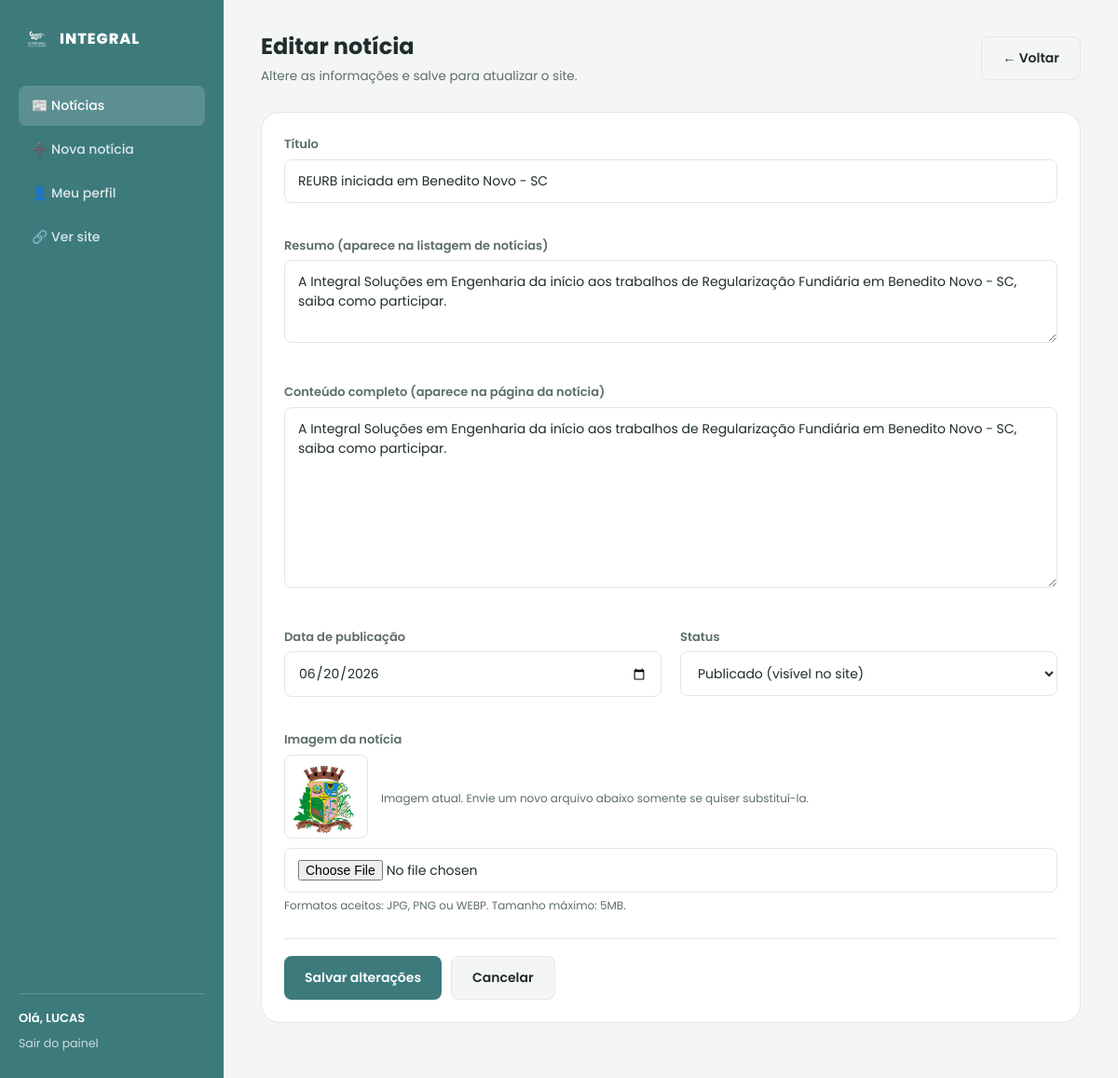
/admin/noticia-form.php?id=2 (signed in), run on the app's committed database.
### tables this page shows
CREATE TABLE noticias (
            id INTEGER PRIMARY KEY AUTOINCREMENT,
            titulo TEXT NOT NULL,
            slug TEXT NOT NULL UNIQUE,
            resumo TEXT NOT NULL,
            conteudo TEXT NOT NULL,
            imagem TEXT,
            status TEXT NOT NULL DEFAULT 'publicado', -- 'publicado' | 'rascunho'
            data_publicacao TEXT NOT NULL,
            created_at TEXT NOT NULL DEFAULT CURRENT_TIMESTAMP,
            updated_at TEXT NOT NULL DEFAULT CURRENT_TIMESTAMP
        );

### includes/noticias.php (called while the page is built, shortened)
<?php
function buscarNoticiaPorId(int $id): ?array
{
    $pdo = db();
    $stmt = $pdo->prepare('SELECT * FROM noticias WHERE id = ?');
    $stmt->execute([$id]);
    $row = $stmt->fetch();
    return $row ?: null;
}
function e(?string $valor): string
{
    return htmlspecialchars($valor ?? '', ENT_QUOTES, 'UTF-8');
}

### admin/includes/auth.php (called while the page is built, shortened)
<?php
function authAssinar(string $dados): string
{
    return hash_hmac('sha256', $dados, AUTH_SECRET);
}
function authDoCookie(): ?array
{
    $partes = explode('.', $_COOKIE[AUTH_COOKIE_NAME], 2);
    [$dadosB64, $assinatura] = $partes;
    $dados = base64_decode($dadosB64, true);
    $campos = explode('|', $dados);
    [$adminId, $username, $exp] = $campos;
    return ['id' => (int) $adminId, 'username' => $username];
}
function adminLogado(): ?array
{
    $dadosCookie = authDoCookie();
    $pdo = db();
    $stmt = $pdo->prepare('SELECT id, username FROM admins WHERE id = ?');
    $stmt->execute([$dadosCookie['id']]);
    $admin = $stmt->fetch();
    return $admin ?: null;
}
function exigirLogin(): array
{
    $admin = adminLogado();
    return $admin;
}

### admin/noticia-form.php (the view, shortened to what this page needs)
<?php
require_once __DIR__ . '/../includes/noticias.php';
require_once __DIR__ . '/includes/auth.php';
$admin = exigirLogin();
$id = isset($_GET['id']) ? (int) $_GET['id'] : (isset($_POST['id']) ? (int) $_POST['id'] : null);
$noticiaExistente = $id ? buscarNoticiaPorId($id) : null;
$ehEdicao = $noticiaExistente !== null;
$valores = [
    'titulo' => $noticiaExistente['titulo'] ?? '',
    'resumo' => $noticiaExistente['resumo'] ?? '',
    'conteudo' => $noticiaExistente['conteudo'] ?? '',
    'status' => $noticiaExistente['status'] ?? 'publicado',
    'data_publicacao' => $noticiaExistente['data_publicacao'] ?? date('Y-m-d'),
];
$activePage = $ehEdicao ? 'noticias' : 'nova';
require __DIR__ . '/includes/layout_header.php';
?>
<div class="topbar">
  <div>
    <h1><?= $ehEdicao ? 'Editar notícia' : 'Nova notícia' ?></h1>
    <p><?= $ehEdicao ? 'Altere as informações e salve para atualizar o site.' : 'Preencha os campos abaixo para publicar uma nova notícia.' ?></p>
  </div>
  <a href="index.php" class="btn btn-secondary">← Voltar</a>
</div>
<div class="panel">
  <div class="panel-body">
    <form method="post" enctype="multipart/form-data" novalidate>
      <div class="form-grid">
        <div class="field full">
          <label for="titulo">Título</label>
          <input type="text" id="titulo" name="titulo" required value="<?= e($valores['titulo']) ?>" placeholder="Ex.: REURB iniciada em Benedito Novo - SC">
        </div>
        <div class="field full">
          <label for="resumo">Resumo (aparece na listagem de notícias)</label>
          <textarea id="resumo" name="resumo" rows="3" required placeholder="Um resumo curto de 1 a 2 frases."><?= e($valores['resumo']) ?></textarea>
        </div>
        <div class="field full">
          <label for="conteudo">Conteúdo completo (aparece na página da notícia)</label>
          <textarea id="conteudo" name="conteudo" rows="8" required placeholder="Texto completo da notícia."><?= e($valores['conteudo']) ?></textarea>
        </div>
        <div class="field">
          <label for="data_publicacao">Data de publicação</label>
          <input type="date" id="data_publicacao" name="data_publicacao" required value="<?= e($valores['data_publicacao']) ?>">
        </div>
        <div class="field">
          <label for="status">Status</label>
          <select id="status" name="status">
            <option value="publicado" <?= $valores['status'] === 'publicado' ? 'selected' : '' ?>>Publicado (visível no site)</option>
          </select>
        </div>
        <div class="field full">
          <label for="imagem">Imagem da notícia</label>
          <?php if ($ehEdicao && !empty($noticiaExistente['imagem'])): ?>
            <div class="current-image">
              <img src="../<?= e($noticiaExistente['imagem']) ?>" alt="">
              <span class="help-text">Imagem atual. Envie um novo arquivo abaixo somente se quiser substituí-la.</span>
            </div>
          <?php endif; ?>
          <input type="file" id="imagem" name="imagem" accept=".jpg,.jpeg,.png,.webp">
          <p class="help-text">Formatos aceitos: JPG, PNG ou WEBP. Tamanho máximo: 5MB.</p>
        </div>
      </div>
      <div class="form-actions">
        <button type="submit" class="btn btn-primary"><?= $ehEdicao ? 'Salvar alterações' : 'Publicar notícia' ?></button>
        <a href="index.php" class="btn btn-secondary">Cancelar</a>
      </div>
    </form>
  </div>
</div>
<?php require __DIR__ . '/includes/layout_footer.php'; ?>

### admin/includes/layout_header.php (shortened to what this page needs)
<!DOCTYPE html>
<html lang="pt-BR">
<head>
<link rel="stylesheet" href="assets/admin.css">
</head>
<body>
<div class="admin-shell">
  <aside class="sidebar">
    <div class="brand">
      <img src="../images/logo-integral-white.png" alt="Integral">
      <span>INTEGRAL</span>
    </div>
    <nav>
      <a href="index.php" class="<?= $activePage === 'noticias' ? 'active' : '' ?>">📰 Notícias</a>
      <a href="noticia-form.php" class="<?= $activePage === 'nova' ? 'active' : '' ?>">➕ Nova notícia</a>
      <a href="perfil.php" class="<?= $activePage === 'perfil' ? 'active' : '' ?>">👤 Meu perfil</a>
      <a href="../noticias.php" target="_blank">🔗 Ver site</a>
    </nav>
    <div class="user-box">
      <div class="name">Olá, <?= e($admin['username']) ?></div>
      <a href="logout.php">Sair do painel</a>
    </div>
  </aside>
  <main class="main">

### admin/assets/admin.css (style rules this page uses)
:root { --color-bg: #3c7a7c; --color-bg-alt: #2f6567; --color-panel: #ffffff; --color-panel-soft: #f4f6f5; --color-border: #e2e6e5; --color-text: #1f2d2d; --color-text-soft: #5c6d6c; --color-white: #ffffff; --color-beige: #d9d9d9; --color-green: #4caf50; --color-red: #d64545; --color-star: #f5a623; --radius-lg: 20px; --radius-md: 14px; --radius-sm: 8px; }
* { margin: 0; padding: 0; box-sizing: border-box; }
body { font-family: 'Poppins', sans-serif; background: var(--color-panel-soft); color: var(--color-text); line-height: 1.5; min-height: 100vh; }
a { color: inherit; text-decoration: none; }
img { max-width: 100%; display: block; }
button { font-family: inherit; cursor: pointer; }
.field { margin-bottom: 18px; }
.field label { display: block; font-size: 13px; font-weight: 600; margin-bottom: 6px; color: var(--color-text-soft); }
.field input, .field textarea, .field select { width: 100%; padding: 12px 14px; border: 1.5px solid var(--color-border); border-radius: var(--radius-sm); font-size: 14px; font-family: inherit; color: var(--color-text); background: var(--color-white); transition: border-color .2s ease; }
.btn { display: inline-flex; align-items: center; justify-content: center; gap: 8px; padding: 12px 22px; border-radius: var(--radius-sm); font-weight: 600; font-size: 14px; border: none; cursor: pointer; transition: transform .15s ease, box-shadow .15s ease, background .15s ease; }
.btn-primary { background: var(--color-bg); color: var(--color-white); }
.btn-secondary { background: var(--color-panel-soft); color: var(--color-text); border: 1.5px solid var(--color-border); }
.admin-shell { display: flex; min-height: 100vh; }
.sidebar { width: 240px; flex-shrink: 0; background: var(--color-bg); color: var(--color-white); padding: 28px 20px; display: flex; flex-direction: column; }
.sidebar .brand { display: flex; align-items: center; gap: 10px; margin-bottom: 36px; padding: 0 6px; }
.sidebar .brand img { height: 28px; width: auto; }
.sidebar .brand span { font-weight: 800; letter-spacing: 1px; font-size: 16px; }
.sidebar nav { display: flex; flex-direction: column; gap: 4px; flex: 1; }
.sidebar nav a { padding: 11px 14px; border-radius: var(--radius-sm); font-size: 14px; font-weight: 500; color: rgba(255,255,255,0.82); display: flex; align-items: center; gap: 10px; transition: background .15s ease, color .15s ease; }
.sidebar nav a.active { background: rgba(255,255,255,0.16); color: #fff; }
.sidebar .user-box { border-top: 1px solid rgba(255,255,255,0.18); padding-top: 16px; margin-top: 16px; font-size: 13px; }
.sidebar .user-box .name { font-weight: 600; margin-bottom: 8px; }
.sidebar .user-box a { color: rgba(255,255,255,0.75); font-size: 12.5px; }
.main { flex: 1; min-width: 0; padding: 32px 40px 60px; }
.topbar { display: flex; align-items: center; justify-content: space-between; margin-bottom: 28px; flex-wrap: wrap; gap: 14px; }
.topbar h1 { font-size: 24px; font-weight: 700; }
.topbar p { font-size: 13.5px; color: var(--color-text-soft); margin-top: 4px; }
.panel { background: var(--color-white); border-radius: var(--radius-lg); border: 1px solid var(--color-border); overflow: hidden; }
.panel-body { padding: 24px; }
.form-grid { display: grid; grid-template-columns: 1fr 1fr; gap: 18px 20px; }
.form-grid .full { grid-column: 1 / -1; }
.current-image { display: flex; align-items: center; gap: 14px; margin-bottom: 10px; }
.current-image img { width: 90px; height: 90px; object-fit: cover; border-radius: var(--radius-sm); border: 1px solid var(--color-border); }
.form-actions { display: flex; gap: 10px; margin-top: 8px; padding-top: 18px; border-top: 1px solid var(--color-border); }
.help-text { font-size: 12px; color: var(--color-text-soft); margin-top: 5px; }

### data on the page
noticias: titulo "REURB iniciada em Benedito Novo - SC", resumo "A Integral Soluções em Engenharia da início aos trabalhos de Regularização Fundiária em Benedito Novo - SC, saiba como participar.", conteudo "A Integral Soluções em Engenharia da início aos trabalhos de Regularização Fundiária em Benedito Novo - SC, saiba como participar.", data_publicacao "06/20/2026", status "Publicado (visível no site)", imagem (picture)

### other printed values
$admin['username'] "LUCAS"
